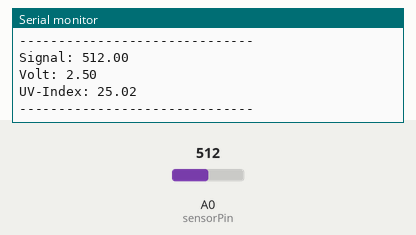
The sketch below on a simulated Arduino Uno, built with avr-gcc and run on an emulated ATmega328P. Shown: the last lines printed to the serial monitor. Inputs (shaded band) come from the test bench; at power-on: A0 (sensorPin) = 512.

Above: at 1.8 s.
1.9 s: A0 (sensorPin) set to 716
At 2.7 s:
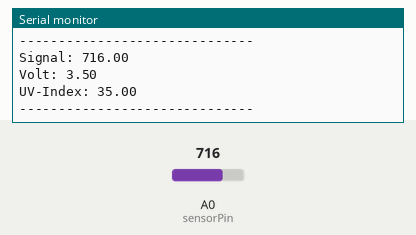
3.4 s: A0 (sensorPin) set to 900
At 4.9 s:
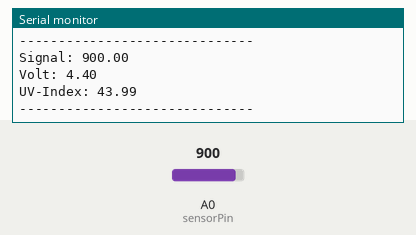
Timing chart, 0 to 6.4 s (numbered marks = the images above; inputs shaded):
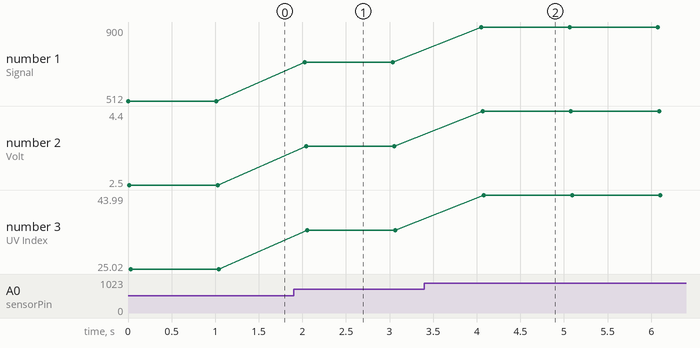

Measured:
- after the input at 1.9 s, the serial monitor: prints a new line after 0.13 s (image 1)
- after the input at 3.4 s, the serial monitor: prints a new line after 0.65 s (image 2)
- plotted number 1: 512 → 716 after the input at 1.9 s, 716 → 900 after the input at 3.4 s
- plotted number 2: 2.5 → 3.5 after the input at 1.9 s, 3.5 → 4.4 after the input at 3.4 s
- plotted number 3: 25.02 → 35 after the input at 1.9 s, 35 → 43.99 after the input at 3.4 s

The sketch:

UV.ino
```cpp
int sensorPin = A0;
float analogSignal;
float voltage;
float uvIndex;

void setup(){
  Serial.begin(9600);
}

void loop(){
  analogSignal = analogRead(sensorPin);
  voltage = analogSignal/1023*5;
  uvIndex = voltage / 0.1;
  Serial.print("Signal: "); Serial.println(analogSignal);
  Serial.print("Volt: "); Serial.println(voltage);
  Serial.print("UV-Index: "); Serial.println(uvIndex);
  Serial.println("------------------------------");

  delay(1000);
}
```
